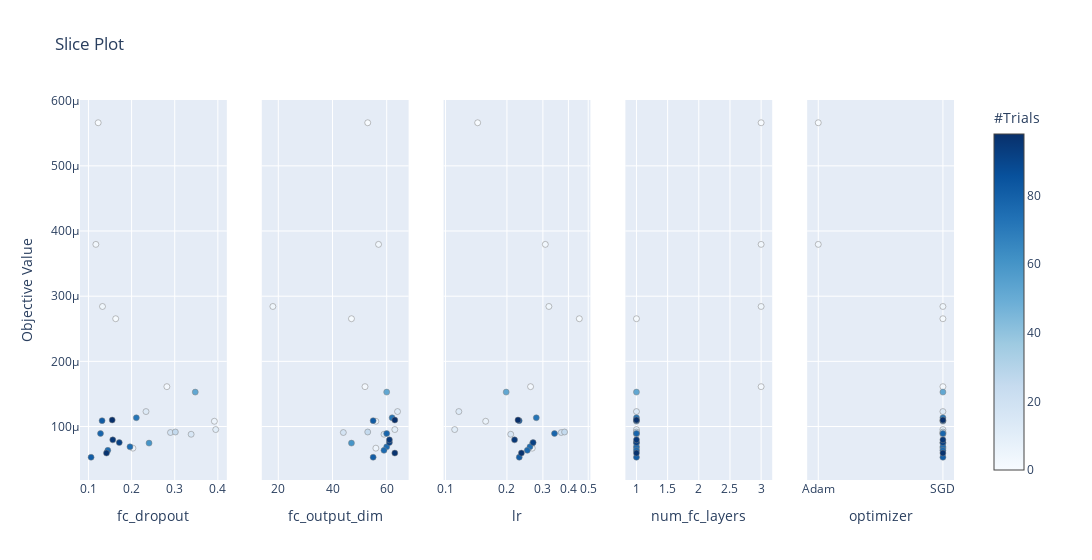

The notebook cell this image was saved under:
### Code cell
fig = optuna.visualization.plot_slice(study, params=["optimizer", "lr", 'num_fc_layers', 'fc_output_dim', 'fc_dropout'])
fig.show()

### Figure 1 — Plotly figure (JSON) as saved in the notebook; plotly's stock layout.template omitted (floating-point values rounded to 4 significant figures)
{"data": [{"marker": {"color": [0, 1, 2, 3, 4, 5, 6, 11, 13, 16, 18, 25, 52, 60, 72, 75, 76, 78, 81, 82, 92, 95, 97, 98], "colorbar": {"title": {"text": "#Trials"}, "x": 1, "xpad": 40}, "colorscale": [[0, "rgb(247,251,255)"], [0.125, "rgb(222,235,247)"], [0.25, "rgb(198,219,239)"], [0.375, "rgb(158,202,225)"], [0.5, "rgb(107,174,214)"], [0.625, "rgb(66,146,198)"], [0.75, "rgb(33,113,181)"], [0.875, "rgb(8,81,156)"], [1, "rgb(8,48,107)"]], "line": {"color": "Grey", "width": 0.5}, "showscale": true}, "mode": "markers", "showlegend": false, "type": "scatter", "x": [0.1226, 0.1632, 0.2818, 0.1172, 0.1325, 0.2031, 0.3919, 0.3951, 0.2334, 0.3381, 0.2901, 0.3015, 0.3476, 0.2405, 0.211, 0.1963, 0.1449, 0.1279, 0.1061, 0.1316, 0.1715, 0.1564, 0.1418, 0.1551], "xaxis": "x", "y": [0.0005661, 0.0002654, 0.0001612, 0.0003795, 0.0002842, 6.68e-05, 0.0001081, 9.535e-05, 0.000123, 8.816e-05, 9.081e-05, 9.161e-05, 0.0001528, 7.456e-05, 0.0001134, 6.886e-05, 6.341e-05, 8.93e-05, 5.286e-05, 0.000109, 7.538e-05, 7.954e-05, 5.927e-05, 0.00011], "yaxis": "y"}, {"marker": {"color": [0, 1, 2, 3, 4, 5, 6, 11, 13, 16, 18, 25, 52, 60, 72, 75, 76, 78, 81, 82, 92, 95, 97, 98], "colorbar": {"title": {"text": "#Trials"}, "x": 1, "xpad": 40}, "colorscale": [[0, "rgb(247,251,255)"], [0.125, "rgb(222,235,247)"], [0.25, "rgb(198,219,239)"], [0.375, "rgb(158,202,225)"], [0.5, "rgb(107,174,214)"], [0.625, "rgb(66,146,198)"], [0.75, "rgb(33,113,181)"], [0.875, "rgb(8,81,156)"], [1, "rgb(8,48,107)"]], "line": {"color": "Grey", "width": 0.5}, "showscale": false}, "mode": "markers", "showlegend": false, "type": "scatter", "x": [53, 47, 52, 57, 18, 56, 56, 63, 64, 59, 44, 53, 60, 47, 62, 60, 59, 60, 55, 55, 61, 61, 63, 63], "xaxis": "x2", "y": [0.0005661, 0.0002654, 0.0001612, 0.0003795, 0.0002842, 6.68e-05, 0.0001081, 9.535e-05, 0.000123, 8.816e-05, 9.081e-05, 9.161e-05, 0.0001528, 7.456e-05, 0.0001134, 6.886e-05, 6.341e-05, 8.93e-05, 5.286e-05, 0.000109, 7.538e-05, 7.954e-05, 5.927e-05, 0.00011], "yaxis": "y2"}, {"marker": {"color": [0, 1, 2, 3, 4, 5, 6, 11, 13, 16, 18, 25, 52, 60, 72, 75, 76, 78, 81, 82, 92, 95, 97, 98], "colorbar": {"title": {"text": "#Trials"}, "x": 1, "xpad": 40}, "colorscale": [[0, "rgb(247,251,255)"], [0.125, "rgb(222,235,247)"], [0.25, "rgb(198,219,239)"], [0.375, "rgb(158,202,225)"], [0.5, "rgb(107,174,214)"], [0.625, "rgb(66,146,198)"], [0.75, "rgb(33,113,181)"], [0.875, "rgb(8,81,156)"], [1, "rgb(8,48,107)"]], "line": {"color": "Grey", "width": 0.5}, "showscale": false}, "mode": "markers", "showlegend": false, "type": "scatter", "x": [0.1438, 0.4523, 0.2611, 0.3083, 0.3209, 0.2661, 0.1573, 0.1109, 0.1163, 0.2087, 0.3689, 0.3829, 0.1983, 0.2673, 0.2784, 0.2593, 0.2516, 0.3419, 0.2298, 0.2296, 0.2687, 0.2179, 0.2354, 0.2265], "xaxis": "x3", "y": [0.0005661, 0.0002654, 0.0001612, 0.0003795, 0.0002842, 6.68e-05, 0.0001081, 9.535e-05, 0.000123, 8.816e-05, 9.081e-05, 9.161e-05, 0.0001528, 7.456e-05, 0.0001134, 6.886e-05, 6.341e-05, 8.93e-05, 5.286e-05, 0.000109, 7.538e-05, 7.954e-05, 5.927e-05, 0.00011], "yaxis": "y3"}, {"marker": {"color": [0, 1, 2, 3, 4, 5, 6, 11, 13, 16, 18, 25, 52, 60, 72, 75, 76, 78, 81, 82, 92, 95, 97, 98], "colorbar": {"title": {"text": "#Trials"}, "x": 1, "xpad": 40}, "colorscale": [[0, "rgb(247,251,255)"], [0.125, "rgb(222,235,247)"], [0.25, "rgb(198,219,239)"], [0.375, "rgb(158,202,225)"], [0.5, "rgb(107,174,214)"], [0.625, "rgb(66,146,198)"], [0.75, "rgb(33,113,181)"], [0.875, "rgb(8,81,156)"], [1, "rgb(8,48,107)"]], "line": {"color": "Grey", "width": 0.5}, "showscale": false}, "mode": "markers", "showlegend": false, "type": "scatter", "x": [3, 1, 3, 3, 3, 1, 1, 1, 1, 1, 1, 1, 1, 1, 1, 1, 1, 1, 1, 1, 1, 1, 1, 1], "xaxis": "x4", "y": [0.0005661, 0.0002654, 0.0001612, 0.0003795, 0.0002842, 6.68e-05, 0.0001081, 9.535e-05, 0.000123, 8.816e-05, 9.081e-05, 9.161e-05, 0.0001528, 7.456e-05, 0.0001134, 6.886e-05, 6.341e-05, 8.93e-05, 5.286e-05, 0.000109, 7.538e-05, 7.954e-05, 5.927e-05, 0.00011], "yaxis": "y4"}, {"marker": {"color": [0, 1, 2, 3, 4, 5, 6, 11, 13, 16, 18, 25, 52, 60, 72, 75, 76, 78, 81, 82, 92, 95, 97, 98], "colorbar": {"title": {"text": "#Trials"}, "x": 1, "xpad": 40}, "colorscale": [[0, "rgb(247,251,255)"], [0.125, "rgb(222,235,247)"], [0.25, "rgb(198,219,239)"], [0.375, "rgb(158,202,225)"], [0.5, "rgb(107,174,214)"], [0.625, "rgb(66,146,198)"], [0.75, "rgb(33,113,181)"], [0.875, "rgb(8,81,156)"], [1, "rgb(8,48,107)"]], "line": {"color": "Grey", "width": 0.5}, "showscale": false}, "mode": "markers", "showlegend": false, "type": "scatter", "x": ["Adam", "SGD", "SGD", "Adam", "SGD", "SGD", "SGD", "SGD", "SGD", "SGD", "SGD", "SGD", "SGD", "SGD", "SGD", "SGD", "SGD", "SGD", "SGD", "SGD", "SGD", "SGD", "SGD", "SGD"], "xaxis": "x5", "y": [0.0005661, 0.0002654, 0.0001612, 0.0003795, 0.0002842, 6.68e-05, 0.0001081, 9.535e-05, 0.000123, 8.816e-05, 9.081e-05, 9.161e-05, 0.0001528, 7.456e-05, 0.0001134, 6.886e-05, 6.341e-05, 8.93e-05, 5.286e-05, 0.000109, 7.538e-05, 7.954e-05, 5.927e-05, 0.00011], "yaxis": "y5"}], "layout": {"title": {"text": "Slice Plot"}, "width": 1500, "xaxis": {"anchor": "y", "domain": [0, 0.168], "title": {"text": "fc_dropout"}}, "xaxis2": {"anchor": "y2", "domain": [0.208, 0.376], "title": {"text": "fc_output_dim"}}, "xaxis3": {"anchor": "y3", "domain": [0.416, 0.584], "title": {"text": "lr"}, "type": "log"}, "xaxis4": {"anchor": "y4", "domain": [0.624, 0.792], "title": {"text": "num_fc_layers"}}, "xaxis5": {"anchor": "y5", "domain": [0.832, 1], "title": {"text": "optimizer"}}, "yaxis": {"anchor": "x", "domain": [0, 1], "title": {"text": "Objective Value"}}, "yaxis2": {"anchor": "x2", "domain": [0, 1], "matches": "y", "showticklabels": false}, "yaxis3": {"anchor": "x3", "domain": [0, 1], "matches": "y", "showticklabels": false}, "yaxis4": {"anchor": "x4", "domain": [0, 1], "matches": "y", "showticklabels": false}, "yaxis5": {"anchor": "x5", "domain": [0, 1], "matches": "y", "showticklabels": false}}}
